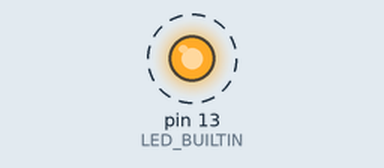
Bench run of a sketch on a simulated Arduino Uno, built with avr-gcc and run on an emulated ATmega328P. Parts: output pins drawn as LEDs (lit = HIGH). Dashed ring = blinking.

Above: at 0.2 s.
Timing chart, 0 to 3.0 s (numbered marks = the images above):
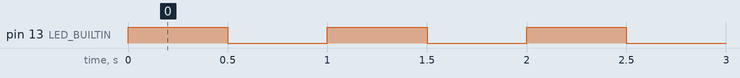

Measured:
- by itself, pin 13 (LED_BUILTIN): alternates HIGH for 0.50 s and LOW for 0.50 s

The sketch:

blink.ino
```cpp
void setup() {
  // put your setup code here, to run once:
  pinMode(LED_BUILTIN, OUTPUT);
}

void loop() {
  // put your main code here, to run repeatedly:
  if ((millis() / 500) & 1)
    digitalWrite(LED_BUILTIN, LOW);
  else
    digitalWrite(LED_BUILTIN, HIGH);
}
```
